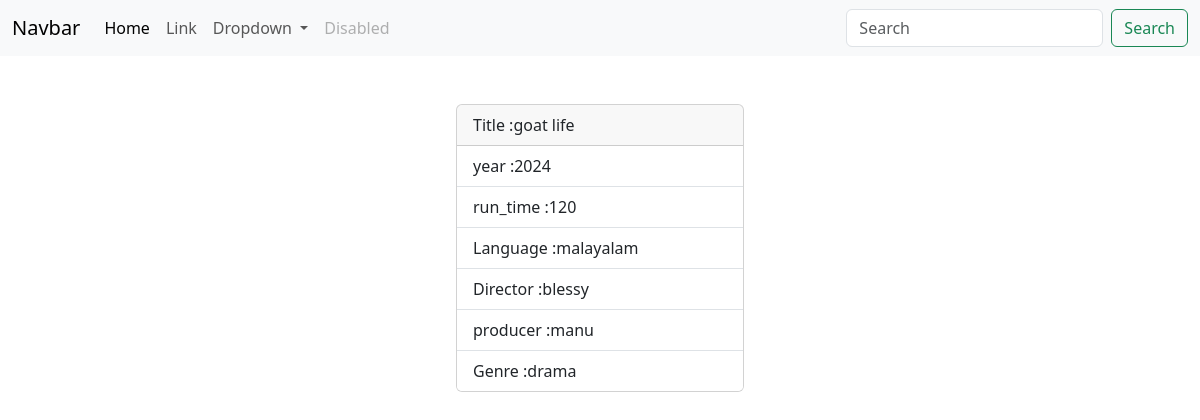
The app's page /movies/2/ with its own data.
### myapp/models.py (models this page shows, shortened)
class Movies(models.Model):
    title=models.CharField(max_length=200)
    year=models.CharField(max_length=200)
    director=models.CharField(max_length=200)
    run_time=models.PositiveIntegerField()
    language=models.CharField(max_length=200)
    genre=models.CharField(max_length=200)
    producer=models.CharField(max_length=200,null=True)

### myapp/views.py (the view)
# urls.py: path("movies/<int:pk>/",views.MovieDetailView.as_view(),name="movie-detail"),
class MovieDetailView(View):
    def get(self,request,*args,**kwargs):
        id=kwargs.get("pk")
        qs=Movies.objects.get(id=id)
        return render(request,"movie_detail.html",{"data":qs})

### myapp/templates/movie_detail.html (shortened to what this page needs)
{%extends 'base.html'%}
{%block main_block%}
<div class="container mt-5 d-flex justify-content-center" >
    <div class="card" style="width: 18rem;">
        <div class="card-header">
         Title :{{data.title}}
        </div>
        <ul class="list-group list-group-flush">
        <li class="list-group-item">year :{{data.year}}</li>
        <li class="list-group-item">run_time :{{data.run_time}}</li>
        <li class="list-group-item">Language :{{data.language}}</li>
        <li class="list-group-item">Director :{{data.director}}</li>
        <li class="list-group-item">producer :{{data.producer}}</li>
        <li class="list-group-item">Genre :{{data.genre}}</li>
        </ul>
    </div>
</div>
{%endblock%}

### records on screen
Movies: title "goat life", year "2024", run_time "120", language "malayalam", director "blessy", producer "manu", genre "drama"
